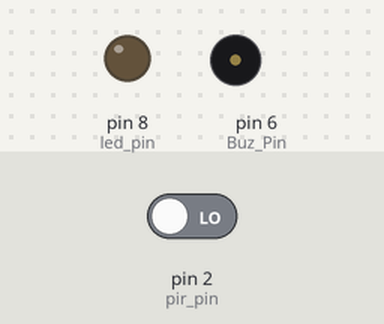
Simulated run of this sketch. Board: Arduino Uno, built with avr-gcc and run on an emulated ATmega328P. On the bench: output pins drawn as LEDs (lit = HIGH), buzzer (waves = sounding). Inputs (shaded band) come from the test bench; at power-on: pin 2 (pir_pin) LOW.

Above: at 1.2 s.
1.3 s: pin 2 (pir_pin) driven HIGH
At 2.5 s:
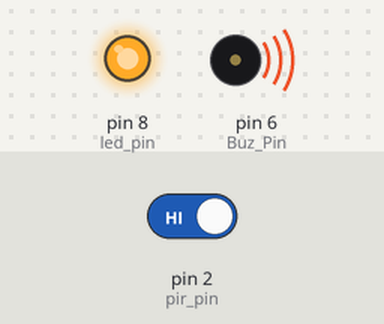
2.8 s: pin 2 (pir_pin) driven LOW
At 3.7 s:
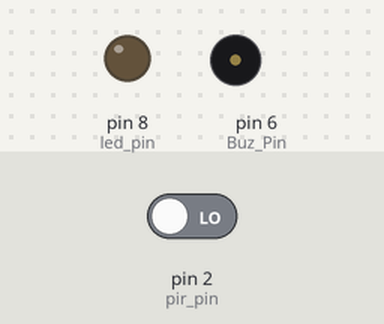
Timing chart, 0 to 5.8 s (numbered marks = the images above; inputs shaded):
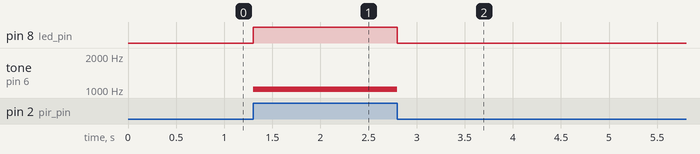

Measured:
- after the input at 1.3 s, pin 8 (led_pin): LOW → HIGH at once; tone on pin 6 (Buz_Pin): silent → 1014 Hz at once
- after the input at 2.8 s, pin 8 (led_pin): HIGH → LOW at once; tone on pin 6 (Buz_Pin): 1014 Hz → silent at once

The sketch:

utn_clase_arduino10_001.ino
```cpp
int led_pin = 8;
int pir_pin = 2;
int Buz_Pin = 6;
int pir_state = 0;
void setup()
{

pinMode(pir_pin, INPUT);
pinMode(Buz_Pin, OUTPUT);

pinMode(led_pin, OUTPUT);
}
void loop()
{

pir_state = digitalRead(pir_pin);

if (pir_state == HIGH){

digitalWrite(led_pin, HIGH);
tone(Buz_Pin,1014);
} else {

digitalWrite(led_pin, LOW);
noTone(Buz_Pin);
}
delay(100);
}
```
